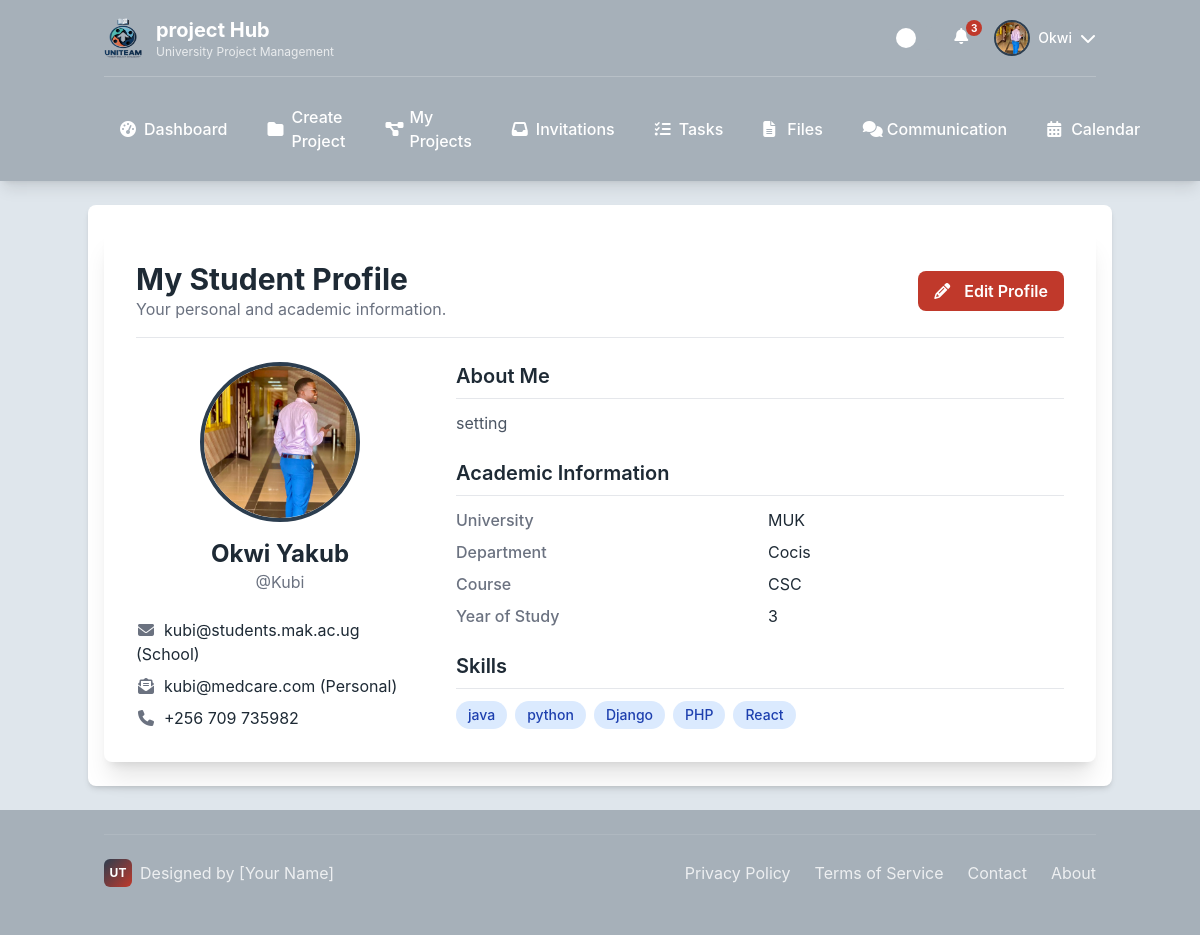
Screenshot of /accounts/profile/ (signed in) with the database file from the repository.
### users/models.py (models this page shows, shortened)
class CustomUser(AbstractUser):
    class Role(models.TextChoices):
        ADMIN = "ADMIN", "Admin"
        LECTURER = "LECTURER", "Lecturer"
        STUDENT = "STUDENT", "Student"
    role = models.CharField(max_length=50, choices=Role.choices)
    avatar = models.ImageField(upload_to='avatars/', null=True, blank=True)
    is_approved = models.BooleanField(default=True)
    phone_number = models.CharField(max_length=20, blank=True)
    def get_full_name(self):
        return f"{self.first_name} {self.last_name}"

class StudentProfile(models.Model):
    user = models.OneToOneField(CustomUser, on_delete=models.CASCADE, primary_key=True)
    personal_email = models.EmailField(blank=True)
    university = models.CharField(max_length=200, blank=True)
    department = models.CharField(max_length=200, blank=True)
    course_name = models.CharField(max_length=200, blank=True)
    year_of_study = models.PositiveIntegerField(null=True, blank=True)
    skills = TaggableManager(blank=True, verbose_name="Skills", help_text="A comma-separated list of skills.")
    bio = models.TextField(blank=True, help_text="A short bio about yourself.")

### users/views.py (the view)
# urls.py: path('profile/', views.profile_details_view, name='profile_details'),
@login_required
def profile_details_view(request):
    if request.user.role == CustomUser.Role.STUDENT:
        template_name = 'users/profile_details_student.html'
    elif request.user.role == CustomUser.Role.LECTURER:
        template_name = 'users/profile_details_lecturer.html'
    elif request.user.role == CustomUser.Role.ADMIN:
        template_name = 'users/profile_details_admin.html'
    else:
        return redirect('dashboard_redirect')
    return render(request, template_name, {'user': request.user})

### templates/users/profile_details_student.html (shortened to what this page needs)
{% extends "base/base_student.html" %}
{% load static %}
{% block content %}
<div class="surface shadow-xl rounded-lg p-6 md:p-8">
    <div class="flex justify-between items-center mb-6 border-b pb-4">
        <div>
            <h1 class="text-3xl font-bold">My Student Profile</h1>
            <p class="text-gray-500">Your personal and academic information.</p>
        </div>
        <a href="{% url 'profile_edit' %}" class="btn btn-primary text-white font-semibold py-2 px-4 rounded-lg">
            <i class="fas fa-pencil-alt mr-2"></i>Edit Profile
        </a>
    </div>
    <div class="grid grid-cols-1 md:grid-cols-3 gap-8">
        <div class="md:col-span-1 text-center">
            {% if user.avatar %}
                <img src="{{ user.avatar.url }}" alt="Profile Avatar" class="w-40 h-40 rounded-full mx-auto object-cover border-4 border-accent-2">
            {% else %}
                <div class="w-40 h-40 rounded-full mx-auto bg-gray-300 flex items-center justify-center text-5xl font-bold text-gray-600">
                    {{ user.first_name.0|default:'U'|upper }}{{ user.last_name.0|default:''|upper }}
                </div>
            {% endif %}
            <h2 class="text-2xl font-bold mt-4">{{ user.get_full_name }}</h2>
            <p class="text-gray-500">@{{ user.username }}</p>
            <div class="text-left mt-6 space-y-2">
                <p><i class="fas fa-envelope fa-fw mr-2 text-gray-500"></i>{{ user.email }} (School)</p>
                <p><i class="fas fa-envelope-open-text fa-fw mr-2 text-gray-500"></i>{{ user.studentprofile.personal_email|default:"Not set" }} (Personal)</p>
                <p><i class="fas fa-phone fa-fw mr-2 text-gray-500"></i>{{ user.phone_number|default:"Not set" }}</p>
            </div>
        </div>
        <div class="md:col-span-2 space-y-6">
            <div>
                <h3 class="text-xl font-semibold border-b pb-2 mb-3">About Me</h3>
                <p class="text-gray-600">{{ user.studentprofile.bio|default:"No bio provided." }}</p>
            </div>
            <div>
                <h3 class="text-xl font-semibold border-b pb-2 mb-3">Academic Information</h3>
                <dl class="grid grid-cols-1 sm:grid-cols-2 gap-x-4 gap-y-2">
                    <dt class="font-medium text-gray-500">University</dt>
                    <dd>{{ user.studentprofile.university|default:"-" }}</dd>
                    <dt class="font-medium text-gray-500">Department</dt>
                    <dd>{{ user.studentprofile.department|default:"-" }}</dd>
                    <dt class="font-medium text-gray-500">Course</dt>
                    <dd>{{ user.studentprofile.course_name|default:"-" }}</dd>
                    <dt class="font-medium text-gray-500">Year of Study</dt>
                    <dd>{{ user.studentprofile.year_of_study|default:"-" }}</dd>
                </dl>
            </div>
             <div>
                <h3 class="text-xl font-semibold border-b pb-2 mb-3">Skills</h3>
                <div class="flex flex-wrap gap-2">
                    {% for skill in user.studentprofile.skills.all %}
                        <span class="bg-blue-100 text-blue-800 text-sm font-medium px-3 py-1 rounded-full">{{ skill.name }}</span>
                    {% empty %}
                        <p class="text-gray-500 text-sm">No skills listed.</p>
                    {% endfor %}
                </div>
            </div>
        </div>
    </div>
</div>
{% endblock %}

### templates/base/base_student.html (shortened to what this page needs)
<!DOCTYPE html>
{% load static %}
<html lang="en">
<head>
    <script src="https://cdn.tailwindcss.com"></script>
    <link rel="stylesheet" href="https://cdnjs.cloudflare.com/ajax/libs/font-awesome/6.4.0/css/all.min.css">
    <link rel="stylesheet" href="{% static 'css/student_base.css' %}">
</head>
<body class="min-h-screen flex flex-col">
    <header class="header-bg text-white shadow-lg">
        <div class="container mx-auto px-4 py-4">
            <div class="flex justify-between items-center">
                <div class="logo-container">
                    <img src="{% static 'images/logo/uniteam_logo (1).png'%}" alt="UniTeam Logo" class="w-10 h-10 rounded-lg" onerror="this.style.display='none'; this.nextElementSibling.style.display='flex';">
                    <div>
                        <h1 class="text-xl font-bold">project Hub</h1>
                        <p class="text-xs opacity-75">University Project Management</p>
                    </div>
                </div>
                <div class="flex items-center space-x-4">
                    <div class="theme-toggle" id="themeToggle" title="Toggle Theme"></div>
                    {% if user.is_authenticated %}
                        <div class="relative cursor-pointer" id="notificationButton" title="Notifications">
                            <i class="fa-solid fa-bell w-6 h-6 text-white hover:text-accent-1 transition-colors"></i>
                            <span class="notification-badge">3</span>
                        </div>
                        <div class="profile-dropdown">
                            <div class="flex items-center gap-2 cursor-pointer" id="profileButton">
                                {% if user.avatar %}
                                    <img src="{{ user.avatar.url }}" alt="{{ user.username }}'s Avatar" class="profile-avatar object-cover">
                                {% else %}
                                    <div class="profile-avatar bg-accent-1 flex items-center justify-center text-white font-bold">
                                        {{ user.first_name.0|default:user.username.0|upper }}
                                    </div>
                                {% endif %}
                                <span class="hidden md:block text-sm font-medium">{{ user.first_name|default:user.username }}</span>
                                <i class="fa-solid fa-chevron-down w-4 h-4 transition-transform" id="profileArrow"></i>
                            </div>
                        </div>
                    {% else %}
                        <div class="flex items-center space-x-3">
                            <a href="#" class="btn btn-secondary">LOGIN</a>
                            <a href="#" class="btn btn-primary">REGISTER</a>
                        </div>
                    {% endif %}
                </div>
            </div>
            {% if user.is_authenticated %}
            <nav class="hidden md:block mt-4 pt-4 border-t border-white border-opacity-20">
                <div class="flex space-x-2">
                    <a href="{% url 'student_dashboard' %}" class="nav-link {% if request.resolver_match.url_name == 'dashboard' %}active{% endif %}">
                        <i class="fa-solid fa-gauge-high w-4 h-4"></i>
                        Dashboard
                    </a>
                    <a href="{% url 'create_project' %}" class="nav-link {% if request.resolver_match.url_name == 'projects' %}active{% endif %}">
                        <i class="fa-solid fa-folder w-4 h-4"></i>
                        Create Project
                    </a>
                    <a href="{% url 'my_projects' %}" class="nav-link {% if request.resolver_match.url_name == 'projects' %}active{% endif %}">
                        <i class="fa-solid fa-diagram-project w-4 h-4"></i>
                        My Projects
                    </a>
                    <a href="{% url 'view_invitations' %}" class="nav-link {% if request.resolver_match.url_name == 'invitations' %}active{% endif %}">
                        <i class="fa-solid fa-inbox w-4 h-4"></i>
                        Invitations
                    </a>
                    <a href="" class="nav-link {% if request.resolver_match.url_name == 'tasks' %}active{% endif %}">
                        <i class="fa-solid fa-list-check w-4 h-4"></i>
                        Tasks
                    </a>
                    <a href="#" class="nav-link {% if request.resolver_match.url_name == 'files' %}active{% endif %}">
                        <i class="fa-solid fa-file-lines w-4 h-4"></i>
                        Files
                    </a>
                    <a href="#" class="nav-link {% if request.resolver_match.url_name == 'communication' %}active{% endif %}">
                        <i class="fa-solid fa-comments w-4 h-4"></i>
                        Communication
                    </a>
                    <a href="#" class="nav-link {% if request.resolver_match.url_name == 'calendar' %}active{% endif %}">
                        <i class="fa-solid fa-calendar-days w-4 h-4"></i>
                        Calendar
                    </a>
                </div>
            </nav>
            {% endif %}
        </div>
    </header>
    <main class="flex-grow container mx-auto px-4 py-6 surface shadow-md my-6 rounded-lg">
        {% block content %}{% endblock %}
    </main>
    {% if user.is_authenticated %}
    <footer class="footer-bg text-white py-6 mt-auto">
        <div class="container mx-auto px-4">
            <div class="footer-content">
                <div class="personal-branding">
                    <div class="personal-logo">UT</div>
                    <span>Designed by [Your Name]</span>
                </div>
                <div class="footer-links">
                    <a href="#">Privacy Policy</a>
                    <a href="#">Terms of Service</a>
                    <a href="#">Contact</a>
                    <a href="#">About</a>
                </div>
            </div>
        </div>
    </footer>
    {% endif %}
</body>
</html>

### static/css/student_base.css (style rules this page uses)
:root { --light-gray: #DFE6EC; --dark-gray: #A6B0B9; --accent-1: #C0392B; --accent-2: #2C3E50; --text-dark: #1E2A35; --background: var(--light-gray); --surface: #ffffff; --header-bg: var(--dark-gray); --footer-bg: var(--dark-gray); }
body { background-color: var(--background); color: var(--text-dark); transition: all 0.3s ease; font-family: 'Inter', system-ui, -apple-system, sans-serif; }
.header-bg { background-color: var(--header-bg); }
.footer-bg { background-color: var(--footer-bg); }
.surface { background-color: var(--surface); }
.border-accent-2 { border-color: var(--accent-2); }
.logo-container { display: flex; align-items: center; gap: 12px; }
.nav-link { position: relative; padding: 12px 16px; border-radius: 6px; transition: all 0.2s ease; font-weight: 500; display: flex; align-items: center; gap: 8px; }
.profile-dropdown { position: relative; }
.profile-avatar { width: 36px; height: 36px; border-radius: 50%; border: 2px solid var(--accent-2); cursor: pointer; transition: all 0.2s ease; }
.btn { display: inline-flex; align-items: center; gap: 6px; padding: 10px 20px; border-radius: 6px; font-weight: 500; text-decoration: none; transition: all 0.2s ease; cursor: pointer; border: none; }
.btn-primary { background-color: var(--accent-1); color: white; }
.theme-toggle { width: 44px; height: 24px; background-color: var(--dark-gray); border-radius: 12px; position: relative; cursor: pointer; transition: background-color 0.3s ease; }
.theme-toggle::before { content: ''; position: absolute; top: 2px; left: 2px; width: 20px; height: 20px; background-color: white; border-radius: 50%; transition: transform 0.3s ease; }
.footer-content { display: flex; justify-content: space-between; align-items: center; padding: 24px 0; border-top: 1px solid rgba(255,255,255,0.1); }
.footer-links { display: flex; gap: 24px; }
.footer-links a { color: rgba(255,255,255,0.8); text-decoration: none; transition: color 0.2s ease; }
.personal-branding { display: flex; align-items: center; gap: 8px; color: rgba(255,255,255,0.8); }
.personal-logo { width: 28px; height: 28px; background: linear-gradient(135deg, var(--accent-2), var(--accent-1)); border-radius: 6px; display: flex; align-items: center; justify-content: center; color: white; font-weight: bold; font-size: 12px; }
.notification-badge { position: absolute; top: -4px; right: -4px; background-color: var(--accent-1); color: white; font-size: 10px; font-weight: bold; border-radius: 10px; min-width: 16px; height: 16px; display: flex; align-items: center; justify-content: center; padding: 0 4px; }

### rows the page displays
CustomUser: avatar (picture), first_name "Okwi", get_full_name "Okwi Yakub", username "Kubi", email "kubi@students.mak.ac.ug", studentprofile.personal_email "kubi@medcare.com", phone_number "+256 709 735982", studentprofile.bio "setting", studentprofile.university "MUK", studentprofile.department "Cocis", studentprofile.course_name "CSC", studentprofile.year_of_study "3"
Tag: name "java"
Tag: name "python"
Tag: name "Django"
Tag: name "PHP"
Tag: name "React"
